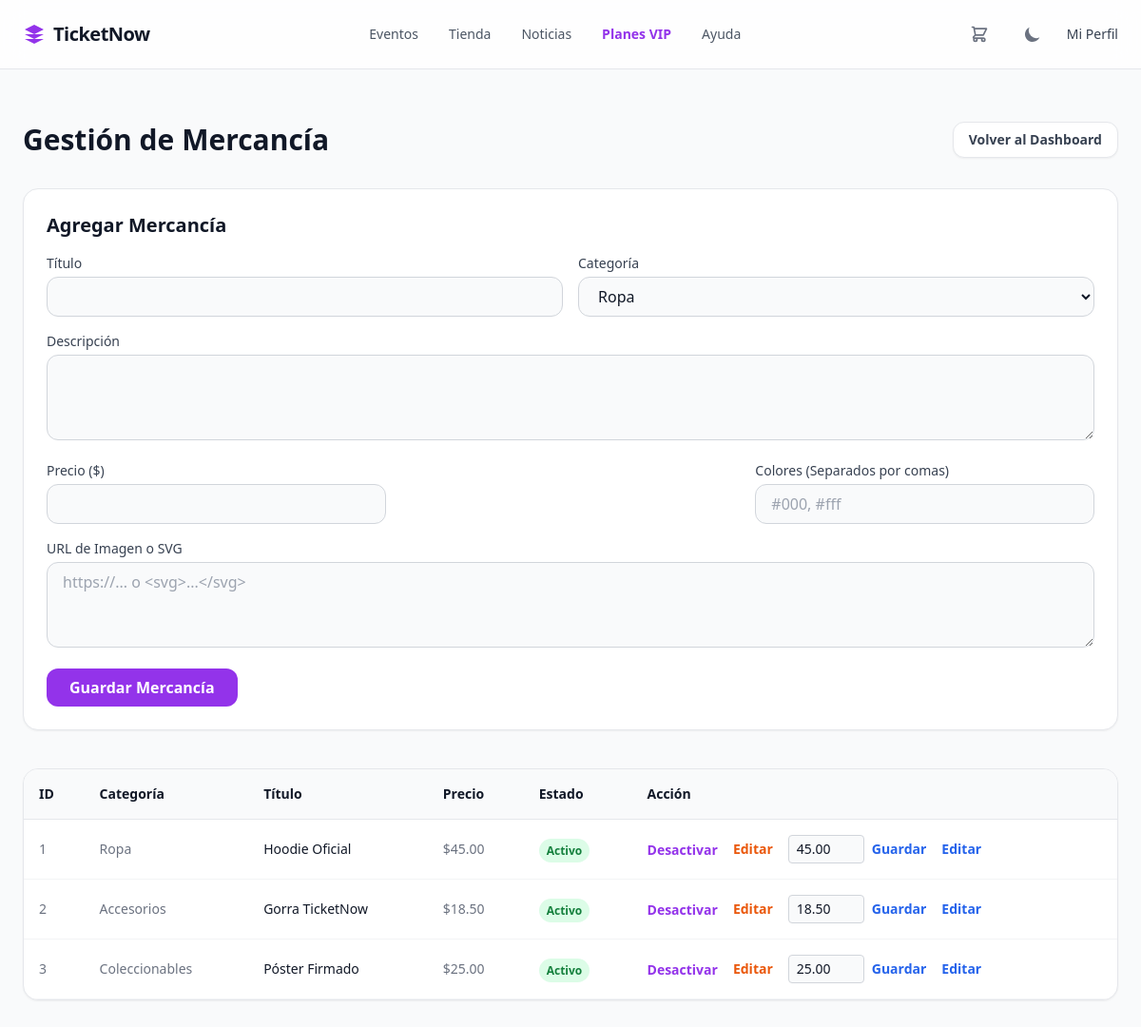
/admin/mercancia (signed in), run on the app's committed database.
### models.py (models this page shows)
class Mercancia(db.Model):
    __tablename__ = 'Mercancia'
    id = db.Column(db.Integer, primary_key=True, autoincrement=True)
    titulo = db.Column(db.String(255), nullable=False)
    descripcion = db.Column(db.Text, nullable=False)
    precio = db.Column(db.Float, nullable=False)
    categoria = db.Column(db.String(255), nullable=False)
    colores = db.Column(db.String(255), nullable=True)
    imagenUrl = db.Column(db.String(255), nullable=True)
    activo = db.Column(db.Boolean, default=True)
    inventario = db.relationship('InventarioMercancia', backref='mercancia', lazy=True)
    carritoItems = db.relationship('CarritoItem', backref='mercancia', lazy=True)
    pedidoItems = db.relationship('PedidoItem', backref='mercancia', lazy=True)

### app.py (the view, shortened to what this page needs)
@app.route('/admin/mercancia', methods=['GET', 'POST'])
def admin_mercancia():
    user = get_current_user()
    if not user or user.rol != 'admin': return redirect(url_for('index'))
    mercancia = Mercancia.query.all()
    return render_template('admin/mercancia.html', usuario=user, mercancia=mercancia)

### app.py (called while the page is built)
def get_current_user():
    if 'userId' in session:
        return Usuario.query.get(session['userId'])
    return None

### templates/admin/mercancia.html (shortened to what this page needs)
{% extends 'base.html' %}
{% block content %}
<main class="pt-32 pb-20 min-h-screen bg-gray-50 dark:bg-[#0a0a0e] transition-colors duration-300">
    <div class="px-6 mx-auto max-w-7xl">
        <div class="flex items-center justify-between mb-8">
            <h1 class="text-3xl font-extrabold text-gray-900 dark:text-white">Gestión de Mercancía</h1>
            <a href="{{ url_for('admin_dashboard') }}" class="px-4 py-2 text-sm font-bold text-gray-700 transition bg-white border border-gray-200 shadow-sm dark:bg-[#12121a] dark:text-gray-300 dark:border-white/10 rounded-xl hover:bg-gray-50 dark:hover:bg-white/5">Volver al Dashboard</a>
        </div>
        <div class="p-6 mb-10 bg-white border border-gray-200 shadow-sm dark:bg-[#12121a] dark:border-white/5 rounded-2xl">
            <h2 class="mb-4 text-xl font-bold text-gray-900 dark:text-white">Agregar Mercancía</h2>
            <form action="{{ url_for('admin_mercancia') }}" method="POST" class="space-y-4">
                <div class="grid grid-cols-1 gap-4 md:grid-cols-2">
                    <div>
                        <label class="block mb-1 text-sm font-medium text-gray-700 dark:text-gray-300">Título</label>
                        <input type="text" name="titulo" required class="w-full px-4 py-2 text-gray-900 bg-gray-50 border border-gray-300 rounded-xl dark:bg-[#1a1a24] dark:border-white/10 dark:text-white focus:ring-2 focus:ring-purple-500 focus:outline-none">
                    </div>
                    <div>
                        <label class="block mb-1 text-sm font-medium text-gray-700 dark:text-gray-300">Categoría</label>
                        <select name="categoria" required class="w-full px-4 py-2 text-gray-900 bg-gray-50 border border-gray-300 rounded-xl dark:bg-[#1a1a24] dark:border-white/10 dark:text-white focus:ring-2 focus:ring-purple-500 focus:outline-none">
                            <option value="Ropa">Ropa</option>
                        </select>
                    </div>
                </div>
                <div>
                    <label class="block mb-1 text-sm font-medium text-gray-700 dark:text-gray-300">Descripción</label>
                    <textarea name="descripcion" required rows="3" class="w-full px-4 py-2 text-gray-900 bg-gray-50 border border-gray-300 rounded-xl dark:bg-[#1a1a24] dark:border-white/10 dark:text-white focus:ring-2 focus:ring-purple-500 focus:outline-none"></textarea>
                </div>
                <div class="grid grid-cols-1 gap-4 md:grid-cols-3">
                    <div>
                        <label class="block mb-1 text-sm font-medium text-gray-700 dark:text-gray-300">Precio ($)</label>
                        <input type="number" step="0.01" name="precio" required class="w-full px-4 py-2 text-gray-900 bg-gray-50 border border-gray-300 rounded-xl dark:bg-[#1a1a24] dark:border-white/10 dark:text-white focus:ring-2 focus:ring-purple-500 focus:outline-none">
                    </div>
                    <div>
                    </div>
                    <div>
                        <label class="block mb-1 text-sm font-medium text-gray-700 dark:text-gray-300">Colores (Separados por comas)</label>
                        <input type="text" name="colores" class="w-full px-4 py-2 text-gray-900 bg-gray-50 border border-gray-300 rounded-xl dark:bg-[#1a1a24] dark:border-white/10 dark:text-white focus:ring-2 focus:ring-purple-500 focus:outline-none" placeholder="#000, #fff">
                    </div>
                </div>
                <div>
                    <label class="block mb-1 text-sm font-medium text-gray-700 dark:text-gray-300">URL de Imagen o SVG</label>
                    <textarea name="imagenUrl" rows="3" class="w-full px-4 py-2 text-gray-900 bg-gray-50 border border-gray-300 rounded-xl dark:bg-[#1a1a24] dark:border-white/10 dark:text-white focus:ring-2 focus:ring-purple-500 focus:outline-none" placeholder="https://... o <svg>...</svg>"></textarea>
                </div>
                <button type="submit" class="px-6 py-2 font-bold text-white transition bg-purple-600 rounded-xl hover:bg-purple-700">Guardar Mercancía</button>
            </form>
        </div>
        <div class="bg-white border border-gray-200 shadow-sm dark:bg-[#12121a] dark:border-white/5 rounded-2xl overflow-hidden">
            <table class="w-full text-left border-collapse">
                <thead>
                    <tr class="bg-gray-50 dark:bg-[#1a1a24] border-b border-gray-200 dark:border-white/5">
                        <th class="p-4 text-sm font-bold text-gray-900 dark:text-white">ID</th>
                        <th class="p-4 text-sm font-bold text-gray-900 dark:text-white">Categoría</th>
                        <th class="p-4 text-sm font-bold text-gray-900 dark:text-white">Título</th>
                        <th class="p-4 text-sm font-bold text-gray-900 dark:text-white">Precio</th>
                        <th class="p-4 text-sm font-bold text-gray-900 dark:text-white">Estado</th>
                        <th class="p-4 text-sm font-bold text-gray-900 dark:text-white">Acción</th>
                    </tr>
                </thead>
                <tbody>
                    {% for m in mercancia %}
                    <tr class="border-b border-gray-100 dark:border-white/5 hover:bg-gray-50 dark:hover:bg-white/5">
                        <td class="p-4 text-sm text-gray-500 dark:text-gray-400">{{ m.id }}</td>
                        <td class="p-4 text-sm text-gray-500 dark:text-gray-400">{{ m.categoria }}</td>
                        <td class="p-4 text-sm text-gray-900 dark:text-white">{{ m.titulo }}</td>
                        <td class="p-4 text-sm text-gray-500 dark:text-gray-400">${{ "%.2f"|format(m.precio) }}</td>
                        <td class="p-4">
                            {% if m.activo %}
                                <span class="px-2 py-1 text-xs font-bold text-green-700 bg-green-100 rounded-full dark:bg-green-500/10 dark:text-green-400">Activo</span>
                            {% else %}
                                <span class="px-2 py-1 text-xs font-bold text-red-700 bg-red-100 rounded-full dark:bg-red-500/10 dark:text-red-400">Inactivo</span>
                            {% endif %}
                        </td>
                        <td class="p-4 flex gap-4 items-center">
                            <form action="{{ url_for('admin_mercancia') }}" method="POST">
                                <button type="submit" class="text-sm font-bold text-purple-600 hover:text-purple-700 dark:text-purple-400 dark:hover:text-purple-300">
                                    {{ 'Desactivar' if m.activo else 'Activar' }}
                                </button>
                            </form>
                            <a href="{{ url_for('editar_mercancia', id=m.id) }}" class="text-sm font-bold text-orange-600 hover:text-orange-700 dark:text-orange-400 dark:hover:text-orange-300">
                                Editar
                            </a>
                            <form action="{{ url_for('admin_mercancia') }}" method="POST" class="flex items-center gap-2">
                                <input type="number" step="0.01" name="precio" value="{{ "%.2f"|format(m.precio) }}" class="w-20 px-2 py-1 text-sm bg-gray-50 border border-gray-300 rounded dark:bg-[#1a1a24] dark:border-white/10 dark:text-white" required>
                                <button type="submit" class="text-sm font-bold text-blue-600 hover:text-blue-700 dark:text-blue-400 dark:hover:text-blue-300">
                                    Guardar
                                </button>
                            </form>
                            <a href="{{ url_for('editar_mercancia', id=m.id) }}" class="text-sm font-bold text-blue-600 hover:text-blue-700 dark:text-blue-400 dark:hover:text-blue-300">
                                Editar
                            </a>
                        </td>
                    </tr>
                    {% endfor %}
                </tbody>
            </table>
        </div>
    </div>
</main>
{% endblock %}

### templates/base.html (style rules this page uses)
html, body { margin: 0; width: 100%; height: 100%; }

### data on the page
Mercancia: id "1", categoria "Ropa", titulo "Hoodie Oficial", precio "45.00", shows "Activo", activo "Desactivar"
Mercancia: id "2", categoria "Accesorios", titulo "Gorra TicketNow", precio "18.50", shows "Activo", activo "Desactivar"
Mercancia: id "3", categoria "Coleccionables", titulo "Póster Firmado", precio "25.00", shows "Activo", activo "Desactivar"
